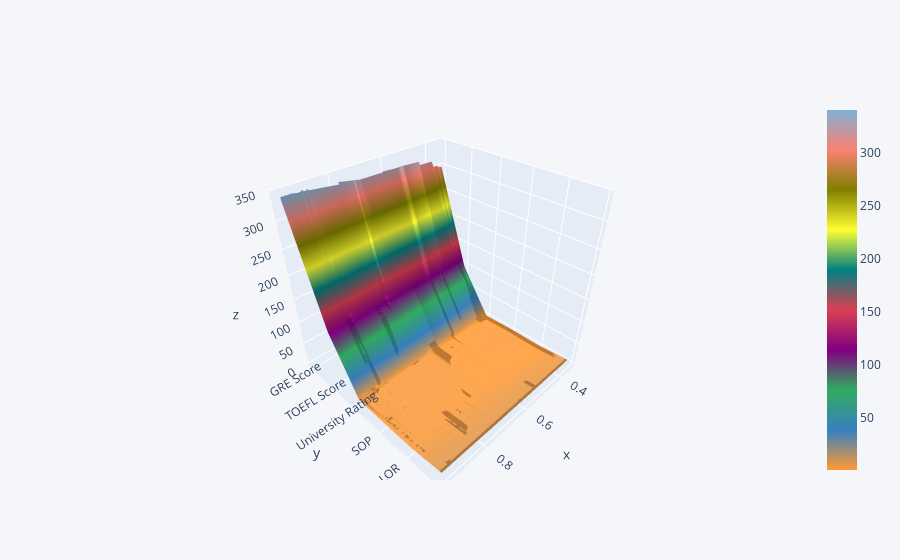

The notebook cell saved with this chart:
### Code cell
df.iplot(kind="surface",x='Chance of Admit ')

### Figure 1 — Plotly figure (JSON) as saved in the notebook; plotly's stock layout.template omitted (floating-point values rounded to 4 significant figures; data arrays with more than 128 entries replaced by an {"elided": "..."} marker saying what was removed)
{"data": [{"colorscale": [[0, "rgb(255, 153, 51)"], [0.1111, "rgb(55, 128, 191)"], [0.2222, "rgb(50, 171, 96)"], [0.3333, "rgb(128, 0, 128)"], [0.4444, "rgb(219, 64, 82)"], [0.5556, "rgb(0, 128, 128)"], [0.6667, "rgb(255, 255, 51)"], [0.7778, "rgb(128, 128, 0)"], [0.8889, "rgb(251, 128, 114)"], [1, "rgb(128, 177, 211)"]], "type": "surface", "x": {"elided": "400 float values"}, "y": ["GRE Score", "TOEFL Score", "University Rating", "SOP", "LOR ", "CGPA", "Research", "Chance of Admit "], "z": {"elided": "8x400 mixed values"}}], "layout": {"legend": {"bgcolor": "#F5F6F9", "font": {"color": "#4D5663"}}, "paper_bgcolor": "#F5F6F9", "plot_bgcolor": "#F5F6F9", "title": {"font": {"color": "#4D5663"}}, "xaxis": {"gridcolor": "#E1E5ED", "showgrid": true, "tickfont": {"color": "#4D5663"}, "title": {"font": {"color": "#4D5663"}, "text": ""}, "zerolinecolor": "#E1E5ED"}, "yaxis": {"gridcolor": "#E1E5ED", "showgrid": true, "tickfont": {"color": "#4D5663"}, "title": {"font": {"color": "#4D5663"}, "text": ""}, "zerolinecolor": "#E1E5ED"}}}
